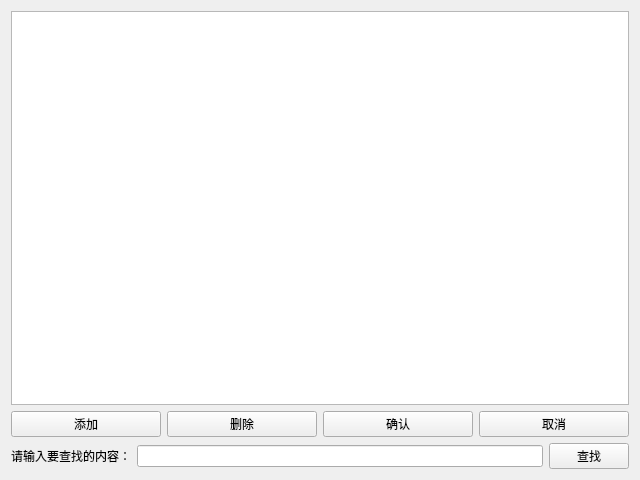
<?xml version="1.0" encoding="UTF-8"?>
<ui version="4.0">
 <class>Widget</class>
 <widget class="QWidget" name="Widget">
  <property name="geometry">
   <rect>
    <x>0</x>
    <y>0</y>
    <width>640</width>
    <height>480</height>
   </rect>
  </property>
  <property name="windowTitle">
   <string>Widget</string>
  </property>
  <layout class="QGridLayout" name="gridLayout">
   <item row="0" column="0">
    <widget class="QTableView" name="tableView"/>
   </item>
   <item row="1" column="0">
    <layout class="QHBoxLayout" name="horizontalLayout_2">
     <item>
      <widget class="QPushButton" name="addButton">
       <property name="text">
        <string>添加</string>
       </property>
      </widget>
     </item>
     <item>
      <widget class="QPushButton" name="deleteButton">
       <property name="text">
        <string>删除</string>
       </property>
      </widget>
     </item>
     <item>
      <widget class="QPushButton" name="confirmButton">
       <property name="text">
        <string>确认</string>
       </property>
      </widget>
     </item>
     <item>
      <widget class="QPushButton" name="cancelButton">
       <property name="text">
        <string>取消</string>
       </property>
      </widget>
     </item>
    </layout>
   </item>
   <item row="2" column="0">
    <layout class="QHBoxLayout" name="horizontalLayout">
     <item>
      <widget class="QLabel" name="label">
       <property name="text">
        <string>请输入要查找的内容：</string>
       </property>
      </widget>
     </item>
     <item>
      <widget class="QLineEdit" name="lineEdit"/>
     </item>
     <item>
      <widget class="QPushButton" name="searchButton">
       <property name="text">
        <string>查找</string>
       </property>
      </widget>
     </item>
    </layout>
   </item>
  </layout>
 </widget>
 <resources/>
 <connections/>
</ui>
